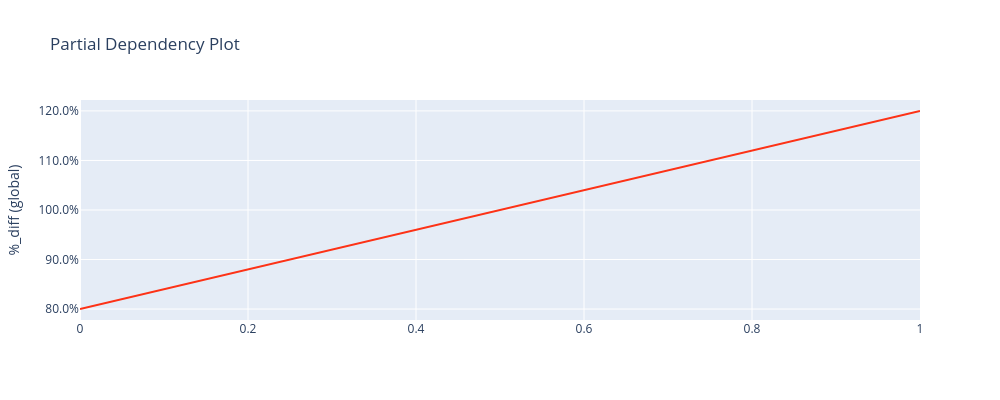

Notebook code for this chart:
### Code cell
charters.pdp(
    model=model,
    df=md_encoded,
    x_axis="healthy",
    weight="weight",
    mapping=mapping,
    display=True,
)

### Figure 1 — Plotly figure (JSON) as saved in the notebook; plotly's stock layout.template omitted (floating-point values rounded to 4 significant figures)
{"data": [{"line": {"color": "#FD3216"}, "mode": "lines", "name": "Overall", "type": "scatter", "x": [0, 1], "xaxis": "x", "y": [0.8001, 1.2], "yaxis": "y"}], "layout": {"height": 400, "legend": {"title": {"text": "Overall"}}, "title": {"text": "Partial Dependency Plot"}, "width": 1000, "xaxis": {"anchor": "y", "domain": [0, 1]}, "yaxis": {"anchor": "x", "domain": [0, 1], "tickformat": ".1%", "title": {"text": "%_diff (global)"}}}}
